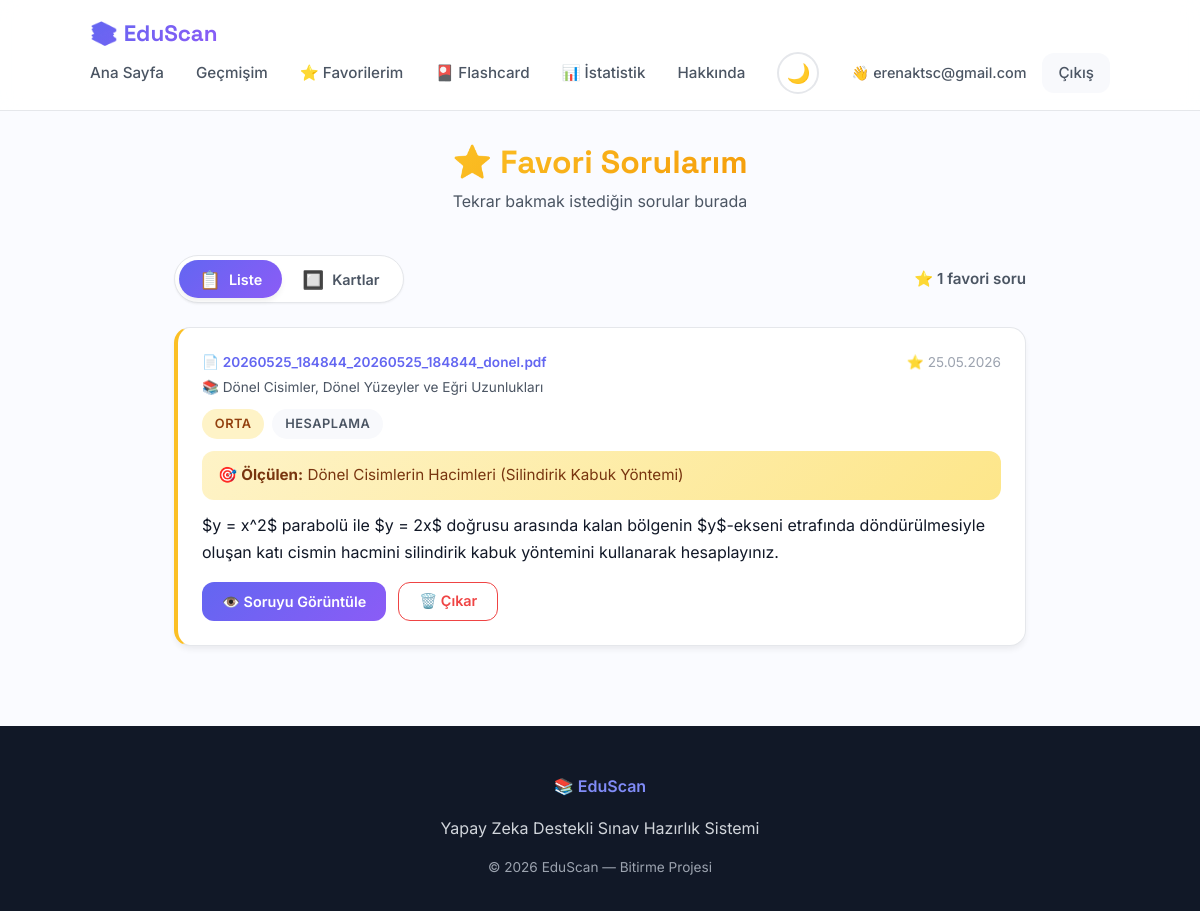
The page /favorites (signed in) on the database its author committed.
### app/models.py (models this page shows, shortened)
class User(db.Model, UserMixin):
    __tablename__ = 'users'
    id = db.Column(db.Integer, primary_key=True)
    username = db.Column(db.String(80), unique=True, nullable=False)
    email = db.Column(db.String(120), unique=True, nullable=False)
    password_hash = db.Column(db.String(200), nullable=False)
    created_at = db.Column(db.DateTime, default=datetime.utcnow)
    documents = db.relationship('Document', backref='user', lazy=True)
    answers = db.relationship('UserAnswer', backref='user', lazy=True)

class Document(db.Model):
    __tablename__ = 'documents'
    id = db.Column(db.Integer, primary_key=True)
    user_id = db.Column(db.Integer, db.ForeignKey('users.id'), nullable=False)
    filename = db.Column(db.String(200), nullable=False)
    file_type = db.Column(db.String(20), nullable=False)
    extracted_text = db.Column(db.Text)
    uploaded_at = db.Column(db.DateTime, default=datetime.utcnow)
    topics = db.relationship('Topic', backref='document', lazy=True)

class Topic(db.Model):
    __tablename__ = 'topics'
    id = db.Column(db.Integer, primary_key=True)
    document_id = db.Column(db.Integer, db.ForeignKey('documents.id'), nullable=False)
    topic_name = db.Column(db.String(200), nullable=False)
    summary = db.Column(db.Text)
    subtopics = db.Column(db.Text)
    prerequisites = db.Column(db.Text)
    common_mistakes = db.Column(db.Text)
    difficulty_level = db.Column(db.String(50))
    created_at = db.Column(db.DateTime, default=datetime.utcnow)
    questions = db.relationship('Question', backref='topic', lazy=True)

class Favorite(db.Model):
    __tablename__ = 'favorites'
    id = db.Column(db.Integer, primary_key=True)
    user_id = db.Column(db.Integer, db.ForeignKey('users.id'), nullable=False)
    question_id = db.Column(db.Integer, db.ForeignKey('questions.id'), nullable=False)
    created_at = db.Column(db.DateTime, default=db.func.current_timestamp())
    note = db.Column(db.Text)
    user = db.relationship('User', backref='favorites')
    question = db.relationship('Question', backref='favorited_by')
    __table_args__ = (
        db.UniqueConstraint('user_id', 'question_id', name='unique_user_question_favorite'),
    )

class Question(db.Model):
    __tablename__ = 'questions'
    id = db.Column(db.Integer, primary_key=True)
    topic_id = db.Column(db.Integer, db.ForeignKey('topics.id'), nullable=False)
    question_text = db.Column(db.Text, nullable=False)
    solution_steps = db.Column(db.Text)
    correct_answer = db.Column(db.Text)
    difficulty = db.Column(db.String(20))  # kolay, orta, zor
    question_type = db.Column(db.String(50))  # hesaplama, ispat, vs.
    measured_concept = db.Column(db.Text)
    options = db.Column(db.Text)  # JSON string
    hint = db.Column(db.Text)
    source_page = db.Column(db.Integer)
    source_image_path = db.Column(db.Text)
    source_description = db.Column(db.Text)
    has_graph = db.Column(db.Boolean, default=False)
    graph_svg = db.Column(db.Text)
    graph_data = db.Column(db.Text)  # JSON string — Matplotlib için
    graph_description = db.Column(db.Text)
    is_verified = db.Column(db.Boolean, default=False)
    verification_method = db.Column(db.String(50))  # 'sympy', 'ai', 'both'
    verification_confidence = db.Column(db.String(20))  # 'yuksek', 'orta', 'dusuk'
    verification_message = db.Column(db.Text)
    verification_errors = db.Column(db.Text)  # JSON string
    bloom_level = db.Column(db.String(30))  # 'hatirlama', 'anlama', vs.

### app/routes.py (the view)
@main.route('/favorites')
@login_required
def list_favorites():
    favorites = Favorite.query.filter_by(
        user_id=current_user.id
    ).order_by(Favorite.created_at.desc()).all()
    favorites_data = []
    for fav in favorites:
        question = Question.query.get(fav.question_id)
        if not question:
            continue
        topic = Topic.query.get(question.topic_id)
        document = Document.query.get(topic.document_id) if topic else None
        favorites_data.append({
            'favorite': fav,
            'question': question,
            'topic': topic,
            'document': document
        })
    return render_template('favorites.html', favorites_data=favorites_data)

### app/__init__.py (called while the page is built)
@login_manager.user_loader
def load_user(user_id):
    return User.query.get(int(user_id))

### app/templates/favorites.html (shortened to what this page needs)
{% extends "base.html" %}
{% block content %}
<div class="favorites-header">
    <h1>⭐ Favori Sorularım</h1>
    <p class="subtitle" style="color: var(--text-secondary);">
        Tekrar bakmak istediğin sorular burada
    </p>
</div>
{% if favorites_data %}
<div class="view-toggle-container">
    <div class="view-toggle">
        <button class="view-toggle-btn active"
                data-view="list"
                onclick="setView('list')"
                title="Liste görünümü (alt alta)">
            <span class="toggle-icon">📋</span>
            <span class="toggle-text">Liste</span>
        </button>
        <button class="view-toggle-btn"
                data-view="grid"
                onclick="setView('grid')"
                title="Kart görünümü (yan yana)">
            <span class="toggle-icon">🔲</span>
            <span class="toggle-text">Kartlar</span>
        </button>
    </div>
    <div class="favorites-count">
        ⭐ {{ favorites_data|length }} favori soru
    </div>
</div>
<div class="favorites-list" id="favorites-container">
    {% for item in favorites_data %}
    <div class="favorite-item" data-favorite-id="{{ item.favorite.id }}">
        <div class="favorite-item-header">
            <div class="favorite-document">
                📄
                {% if item.document %}
                <a href="{{ url_for('main.view_document', doc_id=item.document.id) }}">
                    {{ item.document.filename }}
                </a>
                {% else %}
                <span>Silinmiş doküman</span>
                {% endif %}
                {% if item.topic %}
                <br><span class="favorite-topic">📚 {{ item.topic.topic_name }}</span>
                {% endif %}
            </div>
            <div class="favorite-date">
                ⭐ {{ item.favorite.created_at.strftime('%d.%m.%Y') }}
            </div>
        </div>
        <div class="question-meta" style="margin-bottom: 0.75rem;">
            <span class="badge badge-{{ item.question.difficulty }}">{{ item.question.difficulty|upper }}</span>
            <span class="badge badge-type">{{ item.question.question_type|replace('_', ' ') }}</span>
        </div>
        {% if item.question.measured_concept %}
        <div class="measured-concept" style="margin-bottom: 0.75rem;">
            🎯 <strong>Ölçülen:</strong> {{ item.question.measured_concept }}
        </div>
        {% endif %}
        <div class="favorite-question-text">
            {{ item.question.question_text|safe }}
        </div>
        <div class="favorite-actions">
            {% if item.document %}
            <a href="{{ url_for('main.view_document', doc_id=item.document.id) }}#question-{{ item.question.id }}"
               class="btn-view-question">
                👁️ Soruyu Görüntüle
            </a>
            {% endif %}
            <button class="btn-remove-favorite"
                    data-question-id="{{ item.question.id }}"
                    data-favorite-id="{{ item.favorite.id }}"
                    onclick="removeFavorite(this.dataset.questionId, this.dataset.favoriteId)">
                🗑️ Çıkar
            </button>
        </div>
    </div>
    {% endfor %}
</div>
{% endif %}
{% endblock %}

### app/templates/base.html (shortened to what this page needs)
<!DOCTYPE html>
<html lang="tr">
<head>
    <link rel="stylesheet" href="{{ url_for('static', filename='css/style.css') }}">
</head>
<body>
    <header>
        <nav class="navbar">
            <div class="nav-container container">
                <a href="{{ url_for('main.index') }}" class="logo">
                    📚 EduScan
                </a>
                <ul class="nav-links" id="navLinks">
                    {% if current_user.is_authenticated %}
                        <li><a href="{{ url_for('main.index') }}">Ana Sayfa</a></li>
                        <li><a href="{{ url_for('main.list_documents') }}">Geçmişim</a></li>
                        <li><a href="{{ url_for('main.list_favorites') }}">⭐ Favorilerim</a></li>
                        <li><a href="{{ url_for('main.flashcards_page') }}">🎴 Flashcard</a></li>
                        <li><a href="{{ url_for('main.dashboard') }}">📊 İstatistik</a></li>
                        <li><a href="{{ url_for('main.about') }}">Hakkında</a></li>
                        <li>
                            <button class="theme-toggle" onclick="toggleTheme()" title="Tema değiştir" aria-label="Karanlık/Aydınlık mod">
                                <span class="theme-icon" id="theme-icon">🌙</span>
                            </button>
                        </li>
                        <li class="nav-user">
                            <span class="user-greeting">👋 {{ current_user.username }}</span>
                            <a href="{{ url_for('main.logout') }}" class="logout-btn">Çıkış</a>
                        </li>
                    {% endif %}
                </ul>
            </div>
        </nav>
    </header>
    <main>
        {% block content %}{% endblock %}
    </main>
    <footer>
        <div class="container">
            <p class="footer-tagline">📚 EduScan</p>
            <p>Yapay Zeka Destekli Sınav Hazırlık Sistemi</p>
            <p class="footer-copy">© 2026 EduScan — Bitirme Projesi</p>
        </div>
    </footer>
</body>
</html>

### rows shown on the page
User: username "erenaktsc@gmail.com"
Document: document.filename "20260525_184844_20260525_184844_donel.pdf"
Topic: topic.topic_name "Dönel Cisimler, Dönel Yüzeyler ve Eğri Uzunlukları"
Favorite: favorite.created_at "25.05.2026"
Question: question.difficulty "ORTA", question.question_type "HESAPLAMA", question.measured_concept "Dönel Cisimlerin Hacimleri (Silindirik Kabuk Yöntemi)", question.question_text "$y = x^2$ parabolü ile $y = 2x$ doğrusu arasında kalan bölgenin $y$-ekseni etrafında döndürülmesiyle oluşan katı cismin hacmini silindirik kabuk yöntemini kullanarak hesaplayınız."

### other values the page prints
{{ favorites_data|length }} "1"
